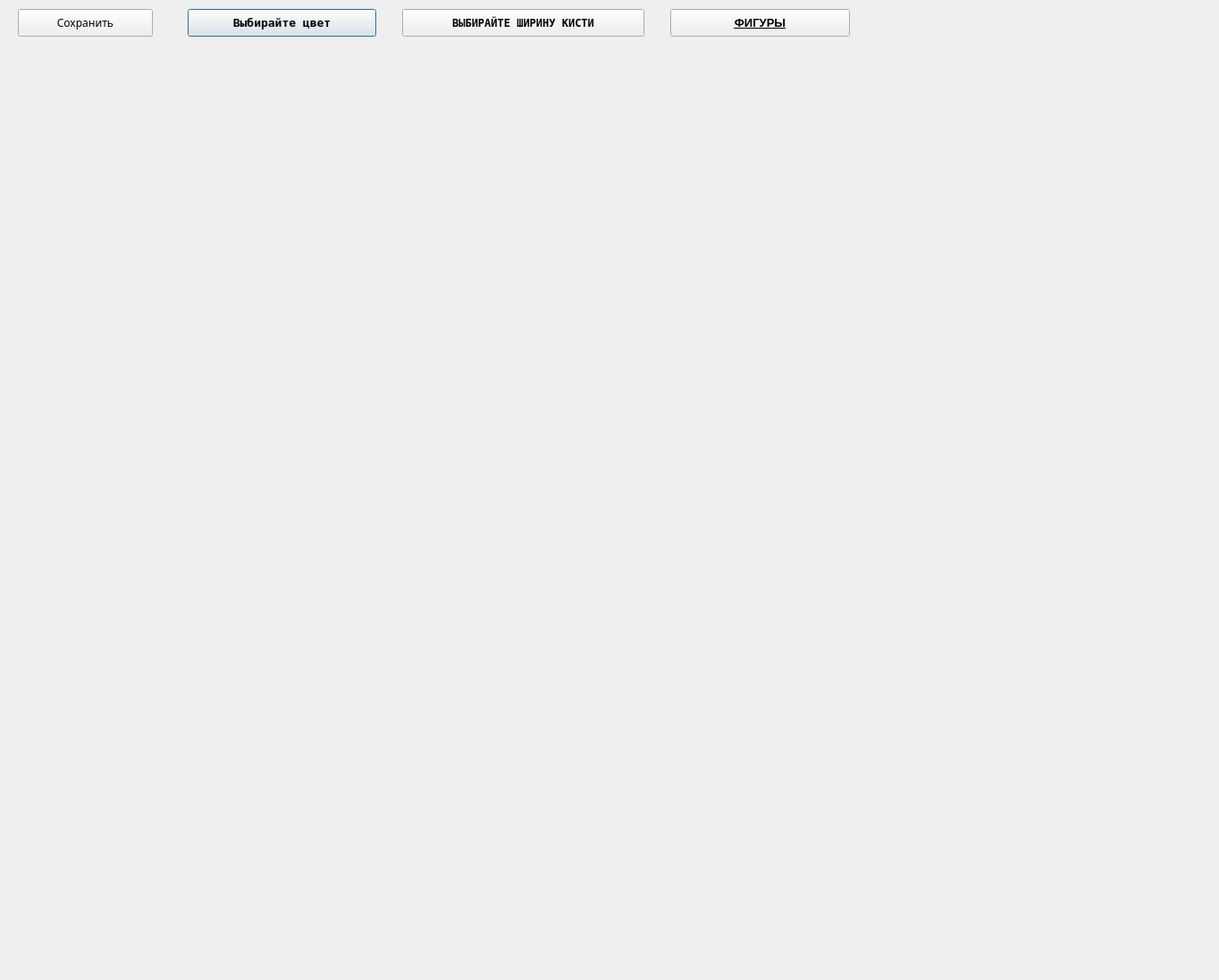
<?xml version="1.0" encoding="UTF-8"?>
<ui version="4.0">
 <class>Draw_your_picture</class>
 <widget class="QDialog" name="Draw_your_picture">
  <property name="geometry">
   <rect>
    <x>0</x>
    <y>0</y>
    <width>1364</width>
    <height>1097</height>
   </rect>
  </property>
  <property name="maximumSize">
   <size>
    <width>1364</width>
    <height>1097</height>
   </size>
  </property>
  <property name="windowTitle">
   <string>Dialog</string>
  </property>
  <widget class="QPushButton" name="button_for_pen_color">
   <property name="geometry">
    <rect>
     <x>210</x>
     <y>10</y>
     <width>211</width>
     <height>31</height>
    </rect>
   </property>
   <property name="font">
    <font>
     <family>NSimSun</family>
     <pointsize>10</pointsize>
     <weight>75</weight>
     <bold>true</bold>
     <underline>false</underline>
     <strikeout>false</strikeout>
     <kerning>false</kerning>
    </font>
   </property>
   <property name="text">
    <string>Выбирайте цвет</string>
   </property>
  </widget>
  <widget class="QPushButton" name="button_for_width">
   <property name="geometry">
    <rect>
     <x>450</x>
     <y>10</y>
     <width>271</width>
     <height>31</height>
    </rect>
   </property>
   <property name="font">
    <font>
     <family>NSimSun</family>
     <weight>75</weight>
     <bold>true</bold>
     <underline>false</underline>
     <strikeout>false</strikeout>
     <kerning>false</kerning>
    </font>
   </property>
   <property name="text">
    <string>ВЫБИРАЙТЕ ШИРИНУ КИСТИ</string>
   </property>
  </widget>
  <widget class="QPushButton" name="figure_Chooser">
   <property name="geometry">
    <rect>
     <x>750</x>
     <y>10</y>
     <width>201</width>
     <height>31</height>
    </rect>
   </property>
   <property name="font">
    <font>
     <pointsize>10</pointsize>
     <weight>75</weight>
     <bold>true</bold>
     <underline>true</underline>
     <strikeout>false</strikeout>
    </font>
   </property>
   <property name="text">
    <string>ФИГУРЫ</string>
   </property>
  </widget>
  <widget class="QPushButton" name="imagesaver">
   <property name="geometry">
    <rect>
     <x>20</x>
     <y>10</y>
     <width>151</width>
     <height>31</height>
    </rect>
   </property>
   <property name="font">
    <font>
     <family>Yu Gothic UI Light</family>
     <weight>50</weight>
     <bold>false</bold>
    </font>
   </property>
   <property name="whatsThis">
    <string>&lt;html&gt;&lt;head/&gt;&lt;body&gt;&lt;p&gt;&lt;a href=&quot;https://encrypted-tbn0.gstatic.com/images?q=tbn:ANd9GcSLNbvXxz9kwm6XPpBndfJy0WJ_wwTrsEWY0dZ1aFsN&amp;amp;s&quot;&gt;&lt;span style=&quot; text-decoration: underline; color:#0000ff;&quot;&gt;s&lt;/span&gt;&lt;/a&gt;&lt;/p&gt;&lt;/body&gt;&lt;/html&gt;</string>
   </property>
   <property name="text">
    <string>Сохранить</string>
   </property>
  </widget>
 </widget>
 <resources/>
 <connections/>
</ui>
